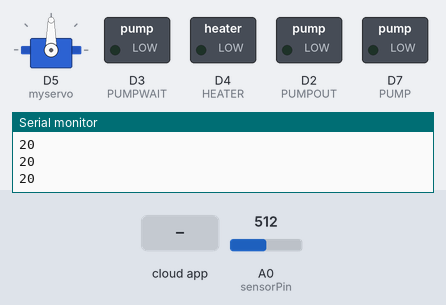
The sketch below on a simulated ESP8266 (NodeMCU). On the bench: servo, switched loads named in the sketch (green lamp = pin HIGH), the last lines printed to the serial monitor. The test bench sets the inputs (shaded band); at power-on: A0 (sensorPin) = 512. WiFi joins after 1.5 s; servers stay silent unless stated; the local clock reads 2024-03-15 10:24:30 at power-on unless the sketch sets it; the Firebase database answers and starts empty.

Above: at 2.7 s.
2.8 s: the phone or cloud app sets ManualMode to 1
At 4.3 s:
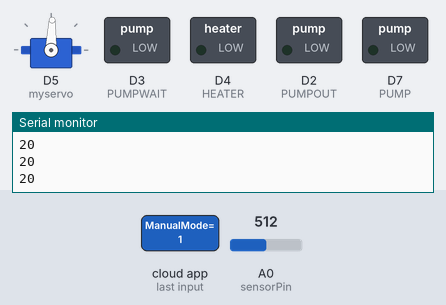
5.8 s: the phone or cloud app sets Food to 1
At 6.7 s:
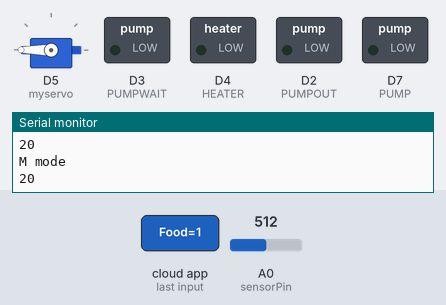
7.8 s: the phone or cloud app sets Pump to 1
At 10.2 s:
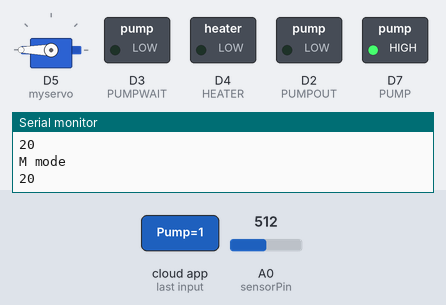
10.8 s: the phone or cloud app sets AutoMode to 1
At 14.2 s:
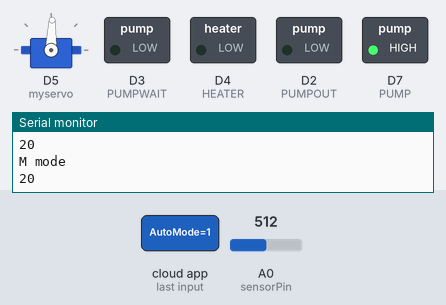
Timing chart, 0 to 14.8 s (numbered marks = the images above; inputs shaded):
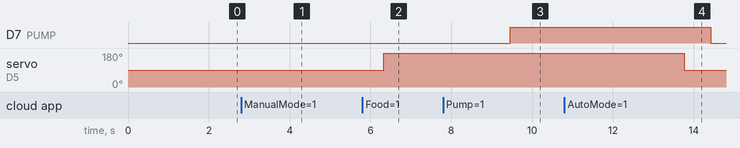

The sketch:

SetupB2.ino
```cpp
#include <ESP8266WiFi.h>
#include <FirebaseArduino.h>
#include <time.h>
#include <Servo.h>
#include <TridentTD_LineNotify.h>

// Config Firebase
#define FIREBASE_HOST "nurserytilapia-default-rtdb.firebaseio.com"
#define FIREBASE_AUTH "PkYbVEoouULXjafgwZTCi579xSnnriPpUk18Mvu6"

// Config connect WiFi
#define WIFI_SSID "Rato"
#define WIFI_PASSWORD "28032511"
#define LINE_TOKEN "q5aKSvMPTGjwSYJK19B9UEI5vv8jmyj82DQk8uiJnBN"
//define
#define PUMP D7
#define PUMPOUT D2
#define PUMPWAIT D3
#define HEATER D4

//Food
Servo myservo;
int f, ht, P1, P2, P3, P4;
int sensorPin = A0;
//status
bool food1 = true;
bool pump1 = false;
bool pump2 = true;
bool heater = true;
bool status1 = true;
bool status2 = true;
bool status3 = true;
bool status4 = true;
bool status5 = true;

//time
int timezone = 7 * 3600;
int dst = 0;
//const String month_name[12] = {"Jan", "Feb", "Mar", "Apr", "May", "Jun", "Jul", "Aug", "Sep", "Oct", "Nov", "Dec"};
//const String day_name[7] = {"Sunday", "Monday", "Tuesday", "Wednesday", "Thursday", "Friday", "Saturday"};

//mode
bool AutoMode = 0;
bool ManualMode = 0;

void setup()
{
  Serial.begin(9600);
  Serial.println("ready");
  Serial.println(LINE.getVersion());

  //TB
  pinMode(A0, INPUT);

  //tools
  pinMode(PUMP, OUTPUT);
  pinMode(PUMPOUT, OUTPUT);
  pinMode(PUMPWAIT, OUTPUT);
  pinMode(HEATER, OUTPUT);

  //Food
  myservo.attach(14); //D5

  //wifi
  WiFi.mode(WIFI_STA);
  // connect to wifi.
  WiFi.begin(WIFI_SSID, WIFI_PASSWORD);
  Serial.print("connecting");

  while (WiFi.status() != WL_CONNECTED)
  {
    Serial.print(".");
    delay(500);
  }
  configTime(timezone, dst, "pool.ntp.org", "time.nist.gov");
  Serial.println("\nWaiting for time");
  while (!time(nullptr))
  {
    Serial.print(".");
    delay(1000);
  }
  Serial.println("");

  Serial.println();
  Serial.print("connected: ");
  Serial.println(WiFi.localIP());

  //Firebase
  Firebase.begin(FIREBASE_HOST, FIREBASE_AUTH);

  // กำหนด Line Token
  LINE.setToken(LINE_TOKEN);
}

void loop()
{
  Turbi();
  AutoTime();
  AutoMode = Firebase.getInt("device/Mode/AutoMode");
  ManualMode = Firebase.getInt("device/Mode/ManualMode");

  if (AutoMode == 1)
  {

    AutoControl();
    Line();
    Serial.println("A mode");
  }
  if (ManualMode == 1)
  {
    ManualControl();
    Serial.println("M mode");
  }
}

void Turbi()
{
  int sensorValue = analogRead(sensorPin);
  int turbidity = map(sensorValue, 0, 640, 100, 0);
  Firebase.set("Sensor/Turbidity", turbidity);
  Serial.println(turbidity);
}
```

AutoControl.ino
```cpp
void AutoControl()
{
  Firebase.setInt("device/control/Food", 0);
  Firebase.setInt("device/control/Pump", 0);
  Firebase.setInt("device/control/PumpOUT", 0);
  Firebase.setInt("device/control/PumpWait", 0);
  Firebase.setInt("device/control/heater", 0);

  f = Firebase.getInt("device/control/AutoFood");
  if (f == 1)
  {
    myservo.write(360); // สั่งให้ Servo หมุนวนขวา
    delay(500);         // หน่วงเวลา 2000ms
  }
  if (f == 0)
  {
    myservo.writeMicroseconds(1450); // สั่งให้ Servo หยุด
    delay(500);
  }
  digitalWrite(PUMP, Firebase.getInt("device/control/AutoPump"));
  digitalWrite(PUMPOUT, Firebase.getInt("device/control/AutoPumpOUT"));
  digitalWrite(PUMPWAIT, Firebase.getInt("device/control/AutoPumpWait"));
  digitalWrite(HEATER, Firebase.getInt("device/control/Autoheater"));
}
```

AutoTime.ino
```cpp
void AutoTime()
{
  // AUTO
  configTime(timezone, dst, "pool.ntp.org", "time.nist.gov");
  time_t now = time(nullptr);
  struct tm *p_tm = localtime(&now);
  delay(30);

  if ((p_tm->tm_hour == 6) && (p_tm->tm_min == 00) && (p_tm->tm_sec == 00)) //ครั้งที่ 1
  {
    Firebase.setInt("device/control/AutoFood", 1);
    delay(10000);
    Firebase.setInt("device/control/AutoFood", 0);
  }
  if ((p_tm->tm_hour == 8) && (p_tm->tm_min == 00) && (p_tm->tm_sec == 00)) //ครั้งที่ 2
  {
    Firebase.setInt("device/control/AutoFood", 1);
    delay(10000);
    Firebase.setInt("device/control/AutoFood", 0);
  }
  if ((p_tm->tm_hour == 10) && (p_tm->tm_min == 00) && (p_tm->tm_sec == 00)) //ครั้งที่ 3
  {
    Firebase.setInt("device/control/AutoFood", 1);
    delay(10000);
    Firebase.setInt("device/control/AutoFood", 0);
  }
  if ((p_tm->tm_hour == 12) && (p_tm->tm_min == 00) && (p_tm->tm_sec == 00)) //ครั้งที่ 4
  {
    Firebase.setInt("device/control/AutoFood", 1);
    delay(10000);
    Firebase.setInt("device/control/AutoFood", 0);
  }
  if ((p_tm->tm_hour == 14) && (p_tm->tm_min == 00) && (p_tm->tm_sec == 00)) //ครั้งที่ 5
  {
    Firebase.setInt("device/control/AutoFood", 1);
    delay(10000);
    Firebase.setInt("device/control/AutoFood", 0);
  }
  if ((p_tm->tm_hour == 16) && (p_tm->tm_min == 00) && (p_tm->tm_sec == 00)) //ครั้งที่ 6
  {
    Firebase.setInt("device/control/AutoFood", 1);
    delay(10000);
    Firebase.setInt("device/control/AutoFood", 0);
  }
}
```

Line.ino
```cpp
void Line()
{
  f = Firebase.getInt("device/control/AutoFood");
  P1 = Firebase.getInt("device/control/AutoPump");
  P2 = Firebase.getInt("device/control/AutoPumpOUT");
  P3 = Firebase.getInt("device/control/AutoPumpWait");
  P4 = Firebase.getInt("device/control/Autoheater");
  if (f == 1)
  {
    status1 = true;
    lineFood();
  }
  if (P1 == 1)
  {
    status2 = true;
    linePumpIn();
  }
  if (P2 == 1)
  {
    status3 = true;
    linePumpOut();
  }
  if (P3 == 1)
  {
    status3 = true;
    linePumpWait();
  }
  if (P4 == 1)
  {
    status3 = true;
    lineHeater();
  }
}

void lineFood()
{
  while (status1 == true)
  {
    LINE.notify("Food On");
    status1 = false;
  }
}

void linePumpIn()
{
  while (status2 == true)
  {
    LINE.notify("PumpIn On");
    status2 = false;
  }
}

void linePumpOut()
{
  while (status3 == true)
  {
    LINE.notify("PumpOut On");
    status3 = false;
  }
}

void linePumpWait()
{
  while (status4 == true)
  {
    LINE.notify("PumpOut On");
    status4 = false;
  }
}

void lineHeater()
{
  while (status5 == true)
  {
    LINE.notify("Heater On");
    status5 = false;
  }
}
```

ManualControl.ino
```cpp
void ManualControl()
{
  Firebase.setInt("device/control/AutoFood", 0);
  Firebase.setInt("device/control/AutoPump", 0);
  Firebase.setInt("device/control/AutoPumpOUT", 0);
  Firebase.setInt("device/control/AutoPumpWait", 0);
  Firebase.setInt("device/control/Autoheater", 0);

  f = Firebase.getInt("device/control/Food");
  if (f == 1)
  {
    myservo.write(360); // สั่งให้ Servo หมุนวนขวา
    delay(500);         // หน่วงเวลา 2000ms
  }
  if (f == 0)
  {
    myservo.writeMicroseconds(1450); // สั่งให้ Servo หยุด
    delay(500);
  }
  digitalWrite(PUMP, Firebase.getInt("device/control/Pump"));
  digitalWrite(PUMPOUT, Firebase.getInt("device/control/PumpOUT"));
  digitalWrite(PUMPWAIT, Firebase.getInt("device/control/PumpWait"));
  digitalWrite(HEATER, Firebase.getInt("device/control/heater"));
}
```

Measured:
- after the input at 2.8 s, servo on D5 (myservo): 90° → 88° after 1.0 s
- after the input at 5.8 s, servo on D5 (myservo): 88° → 180° after 0.53 s
- after the input at 7.8 s, D7 (PUMP): LOW → HIGH after 1.7 s
- after the input at 10.8 s, D7 (PUMP): HIGH → LOW after 3.6 s; servo on D5 (myservo): 180° → 88° after 3.0 s
